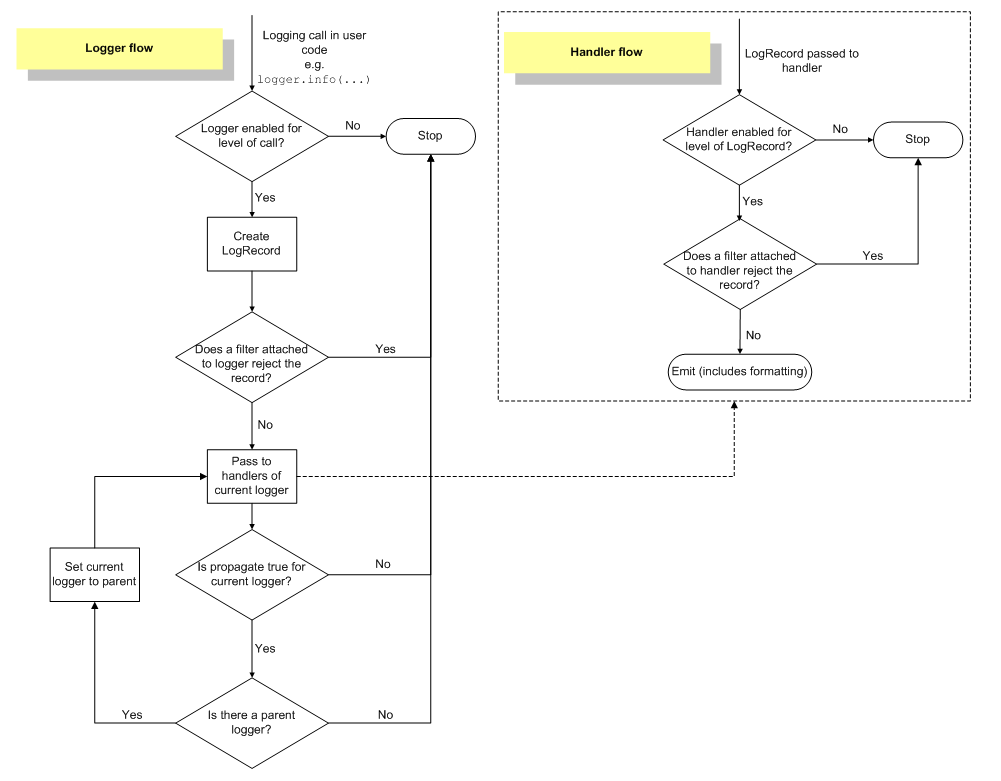
#> input picture 04_error_IO/日志处理.assets/1063221-20170511145312144-488305597.png, 1001 x 781 px
$ python imgOp.py
#> lines starting #> are read from the running program, lines starting #| are printed output that depends on the picture; after the words box and inside, x2 and y2 are one past the last pixel; in counts of white or black regions, pixels touching at a corner belong together; pictures that were not available may be replaced by others from this repository, and a replacement may not be noted
#!/usr/bin/env python3
# -*- coding: utf-8 -*-
# @Time     : 22/2/21 13:33
# @Author   : Wayne Qi
# @FileName : imgOp.py
# @Software : PyCharm
# @Email    : wayne-ziqi@gmail.com
#读取图片

import matplotlib.pyplot as plt
import matplotlib.image as mpimg    #类似matlab对图片的操作
import numpy as np


import cv2
imgTest = mpimg.imread("日志处理.assets/1063221-20170511145312144-488305597.png")
#> imgTest is the input picture: shape (781, 1001, 4) float32; mean R, G, B, A 0.981, 0.981, 0.973, 1
print(imgTest.shape)
#| (781, 1001, 4)

plt.imshow(imgTest)
plt.axis('off')
plt.show()

# 转换成灰度图
def rgb2gray(rgb):
    return np.dot(rgb[...,:3], [0.299, 0.587, 0.114])
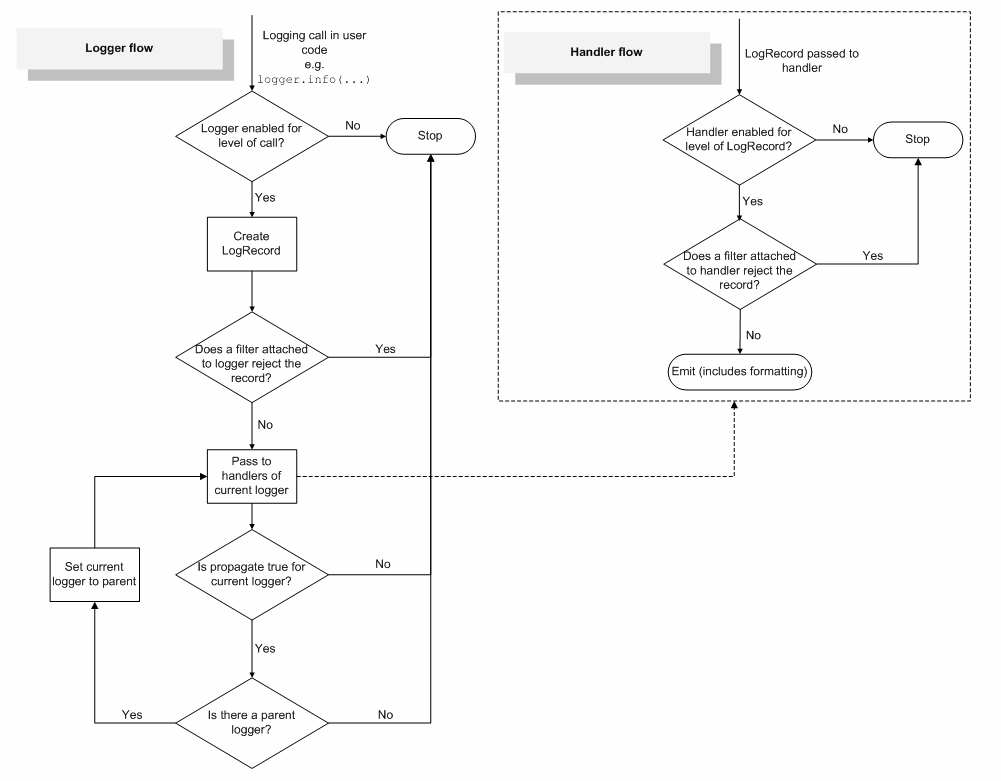
#> returned value: shape (781, 1001) float64; min 0, max 1, mean 0.98

gray = rgb2gray(imgTest)
# 也可以用 plt.imshow(gray, cmap = plt.get_cmap('gray'))
plt.imshow(gray, cmap='Greys_r')
plt.axis('off')
plt.show()

#图像二值化
#自适应阈值化
#https://blog.csdn.net/zhuyong006/article/details/88782199

img = cv2.imread("cat.png")
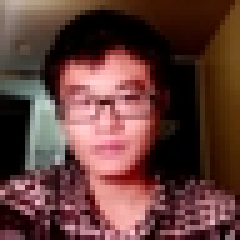
#> input picture 04_error_IO/python图片处理.assets/20151127074045.png, 48 x 48 px, given in place of cat.png, which was not available (shown 5 times larger)
#> img is the input picture: shape (48, 48, 3); mean B, G, R 57.1, 61.8, 98.3
#必须要把图片转换成uint8

GrayImage=cv2.cvtColor(img,cv2.COLOR_BGR2GRAY)
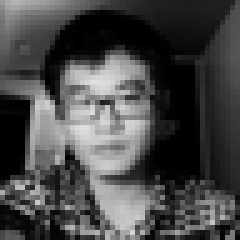
#> GrayImage: shape (48, 48) (shown 5 times larger); min 0, max 222, mean 72.2
# 中值滤波
GrayImage= cv2.medianBlur(GrayImage,5)
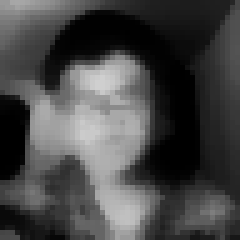
#> GrayImage: shape (48, 48) (shown 5 times larger); min 0, max 207, mean 70.8
ret,th1 = cv2.threshold(GrayImage,127,255,cv2.THRESH_BINARY)
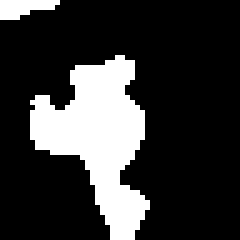
#> th1: shape (48, 48) (shown 5 times larger); 21.3% white; 2 white regions, box (x1, y1, x2, y2) and area: (6, 11, 30, 48) 458, (0, 0, 12, 4) 33
#3 为Block size, 5为param1值
th2 = cv2.adaptiveThreshold(GrayImage,255,cv2.ADAPTIVE_THRESH_MEAN_C,
                            cv2.THRESH_BINARY,3,5)
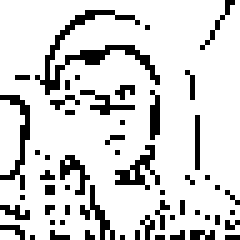
#> th2: shape (48, 48) (shown 5 times larger); 83.4% white; black in thin lines or dots
th3 = cv2.adaptiveThreshold(GrayImage,255,cv2.ADAPTIVE_THRESH_GAUSSIAN_C,
                            cv2.THRESH_BINARY,3,5)
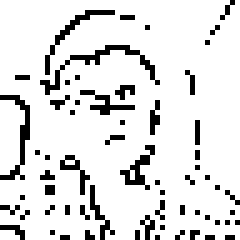
#> th3: shape (48, 48) (shown 5 times larger); 87.2% white; black in thin lines or dots
titles = ['Gray Image', 'Global Thresholding (v = 127)',
'Adaptive Mean Thresholding', 'Adaptive Gaussian Thresholding']
images = [GrayImage, th1, th2, th3]
for i in range(4):
   plt.subplot(2,2,i+1),plt.imshow(images[i],'gray')
   plt.title(titles[i])
   plt.xticks([]),plt.yticks([])
plt.savefig("bw_proc.png", dpi=72)
plt.show()
